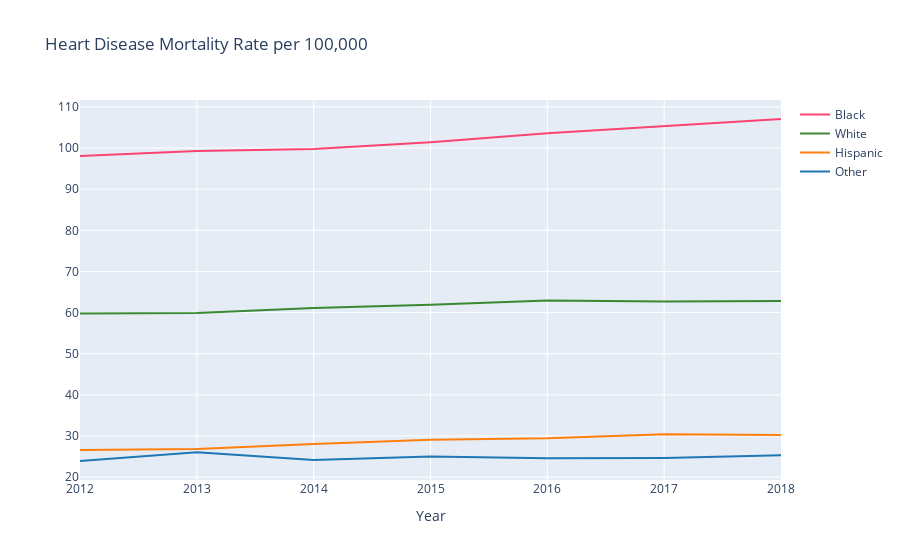

Notebook cell for this chart:
### Code cell
# Plotly Graph

w=per_capita_hd_total[per_capita_hd_total.race_recode_capstone=="white"].groupby(["year"])['race_standardized'].sum().reset_index()
b=per_capita_hd_total[per_capita_hd_total.race_recode_capstone=="black"].groupby(["year"])['race_standardized'].sum().reset_index()
h=per_capita_hd_total[per_capita_hd_total.race_recode_capstone=="hispanic"].groupby(["year"])['race_standardized'].sum().reset_index()
o=per_capita_hd_total[per_capita_hd_total.race_recode_capstone=="other"].groupby(["year"])['race_standardized'].sum().reset_index()


trace1 = go.Scatter(
                    x = w.year,
                    y = w.race_standardized,
                    mode = "lines",
                    name = "White",
                    marker = dict(color = 'rgba(16, 112, 2, 0.8)'),
                    )

trace2 = go.Scatter(
                    x = b.year,
                    y = b.race_standardized,
                    mode = "lines",
                    name = "Black",
                    marker = dict(color = 'rgba(300, 26, 80, 0.8)'),
                    )

trace3 = go.Scatter(
                    x = h.year,
                    y = h.race_standardized,
                    mode = "lines",
                    name = "Hispanic",
                    marker = dict(color= 'rgb(255, 127, 14)')
                    )

trace4 = go.Scatter(
                    x = o.year,
                    y = o.race_standardized,
                    mode = "lines",
                    name = "Other",
                    marker = dict(color = 'rgb(31, 119, 180)')
                    )

data = [trace2, trace1,trace3,trace4]
layout = dict(title = 'Heart Disease Mortality Rate per 100,000',
              xaxis= dict(title= 'Year',ticklen= 5,zeroline= False)
             )

figure = go.Figure(data = data, layout = layout)
#pyo.plot(figure)
figure.show()

### Figure 1 — Plotly figure (JSON) as saved in the notebook; plotly's stock layout.template omitted (floating-point values rounded to 4 significant figures)
{"data": [{"marker": {"color": "rgba(300, 26, 80, 0.8)"}, "mode": "lines", "name": "Black", "type": "scatter", "x": ["2012", "2013", "2014", "2015", "2016", "2017", "2018"], "y": [98.08, 99.28, 99.75, 101.4, 103.6, 105.4, 107.1]}, {"marker": {"color": "rgba(16, 112, 2, 0.8)"}, "mode": "lines", "name": "White", "type": "scatter", "x": ["2012", "2013", "2014", "2015", "2016", "2017", "2018"], "y": [59.79, 59.91, 61.12, 61.89, 62.97, 62.71, 62.84]}, {"marker": {"color": "rgb(255, 127, 14)"}, "mode": "lines", "name": "Hispanic", "type": "scatter", "x": ["2012", "2013", "2014", "2015", "2016", "2017", "2018"], "y": [26.6, 26.82, 28.06, 29.07, 29.43, 30.44, 30.26]}, {"marker": {"color": "rgb(31, 119, 180)"}, "mode": "lines", "name": "Other", "type": "scatter", "x": ["2012", "2013", "2014", "2015", "2016", "2017", "2018"], "y": [23.92, 26.06, 24.16, 25.0, 24.62, 24.64, 25.29]}], "layout": {"title": {"text": "Heart Disease Mortality Rate per 100,000"}, "xaxis": {"ticklen": 5, "title": {"text": "Year"}, "zeroline": false}}}
